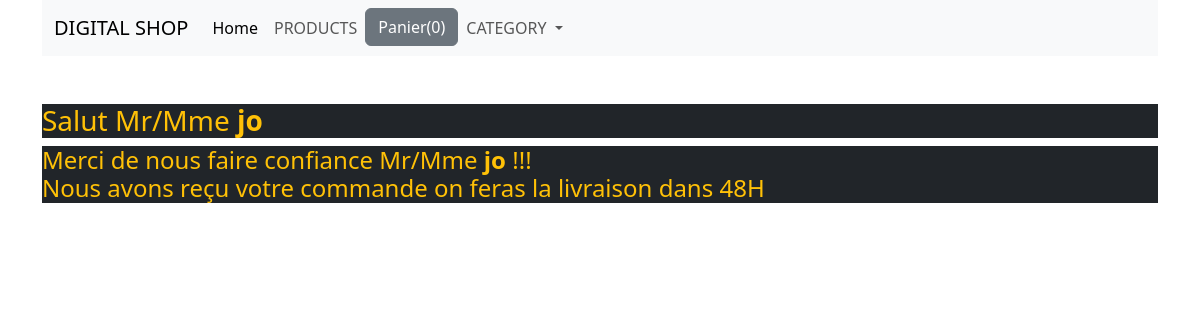
Before: /confirm with the older database file.
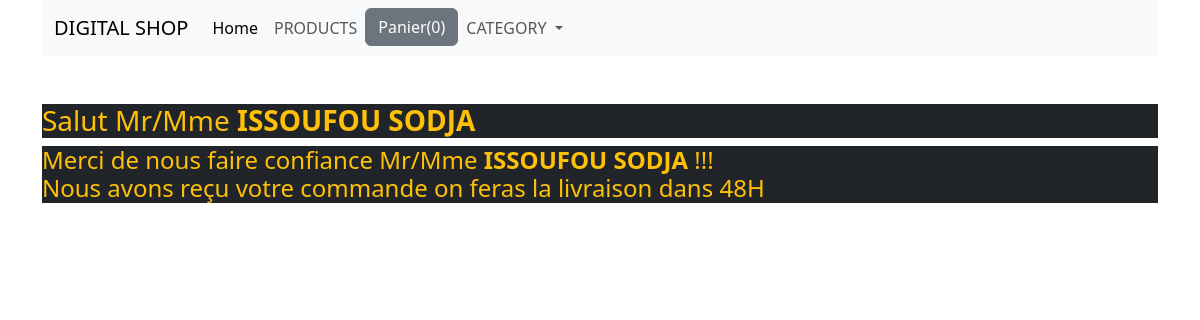
After: the same page with the newer database file.
### shop/models.py (models this page shows, shortened)
class Commande(models.Model):
    items = models.CharField(max_length=300)
    total = models.CharField(max_length=200)
    nom = models.CharField(max_length=150)
    email = models.EmailField()
    ville = models.CharField(max_length=200)
    pays = models.CharField(max_length=200)
    zipcode = models.CharField(max_length=200)
    address = models.CharField(max_length=300)
    date_commande = models.DateTimeField(auto_now=True)
    class Meta:
        ordering = ['-date_commande']

### shop/views.py (the view)
# urls.py: path('confirm', confirm, name='confirm'),
def confirm(request):
    info = Commande.objects.all()[:1]
    for item in info:
        nom = item.nom
    return render(request, 'products/confirm.html', {'name':nom})

### templates/products/confirm.html
{% extends "base.html" %}
{% block content %}
    <div class="container mt-5">
        <div class="row">
            <div class="col-md-12">
                <h3 class="bg-dark text-warning">Salut Mr/Mme <strong>{{ name }}</strong></h3>
                <h4 class="bg-dark text-warning">Merci de nous faire confiance Mr/Mme <strong>{{ name }}</strong> !!! <br>Nous avons reçu votre commande on feras la livraison dans 48H</h4>
            </div>
        </div>
    </div>
{% endblock content %}

Changed rows visible on the page:
no longer on this page (row unchanged): Commande: nom "jo"
added Commande: nom "ISSOUFOU SODJA"
